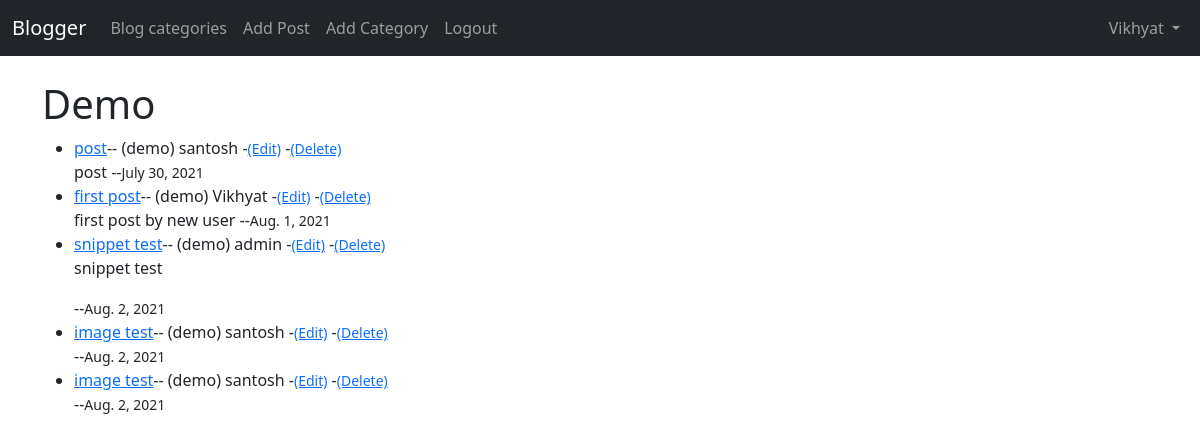
Before: /category/demo/ (signed in) with the older database file.
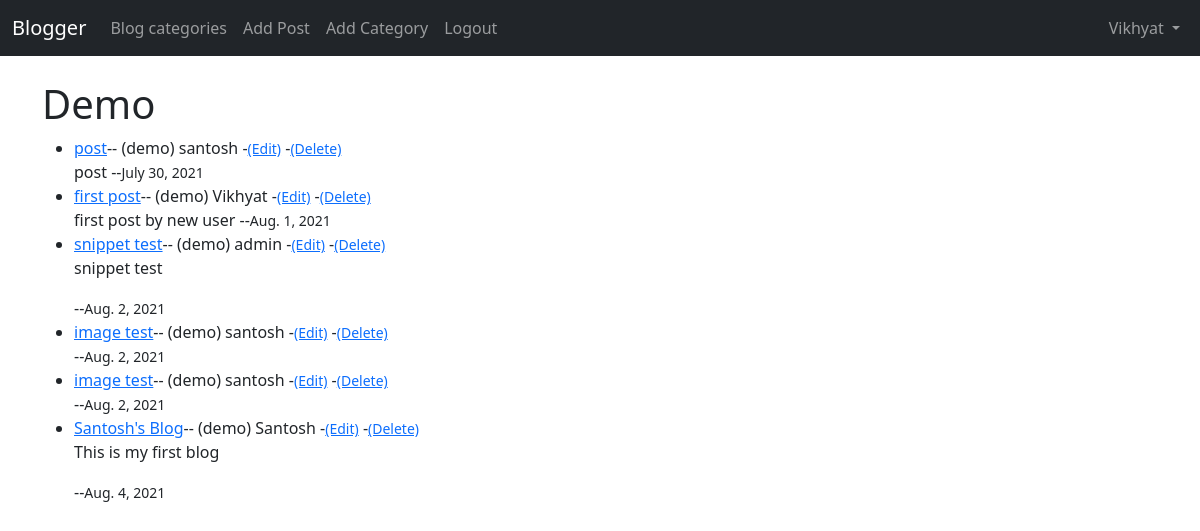
After: the same page with the newer database file.
### theblog/models.py (models this page shows, shortened)
class Post(models.Model):
    title = models.CharField(max_length=255)
    title_tag = models.CharField(max_length=255)
    header_image=models.ImageField(null=True,blank=True,upload_to="images/")
    author = models.ForeignKey(User,on_delete=models.CASCADE)
    body= RichTextField(blank=True,null=True)
    category=models.CharField(max_length=255,default='coding')
    snippet=models.CharField(max_length=255)
    post_date=models.DateField(auto_now_add=True)
    likes = models.ManyToManyField(User,related_name='blog_post')

### theblog/views.py (the view)
# urls.py: path('category/<str:cats>/',CategoryView,name="category"),
def CategoryView(request,cats):
    catergory_post= Post.objects.filter(category=cats.replace('-',' '))
    return render(request,'categories.html',{'cats':cats.title().replace('-',' '),'category_post':catergory_post})

### theblog/templates/categories.html
{%extends 'base.html'%}
{% block content %}
{% if category_post%}
<h1> {{cats}} </h1>
<ul>
    {% for post in category_post%}
       <li> <a href="{%url 'article-detail' post.pk%}">{{post.title}}</a>--
        ({{post.category}})
        {{post.author}}
        {%if user.is_authenticated%}
        -<a href="{%url 'update_post' post.pk%}"><small>(Edit)</small></a>
        -<a href="{%url 'delete_post' post.pk%}"><small>(Delete)</small></a>
        {% endif %}
        <br>
        {{post.body|slice:"200"|safe}} --<small>{{post.post_date}}</small></li>
    {%endfor%}
    </ul>
{%else %}
<div class="container  align-middle">
    <h3>Sorry this page does not exist😌</h3>
    <a href="{%url 'home'%}">Back to Home Page</a>
</div>
{% endif %}
{% endblock %}

Changed rows visible on the page:
added Post: title "Santosh's Blog", category "demo", author "Santosh", body "This is my first blog", post_date "Aug. 4, 2021"
